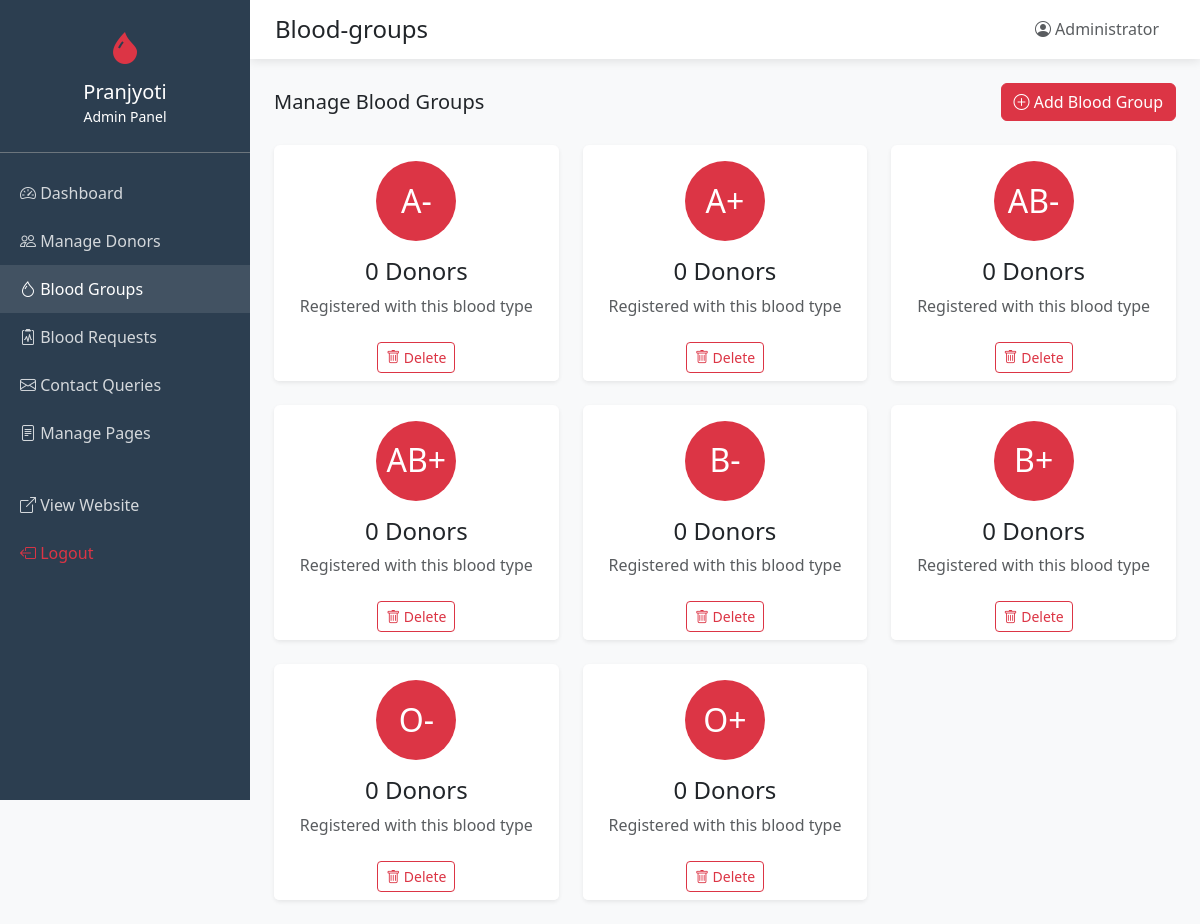
The app's page /admin/blood-groups.php (signed in) with its own data.
### tables this page shows
CREATE TABLE IF NOT EXISTS blood_groups (
    id INT AUTO_INCREMENT PRIMARY KEY,
    name VARCHAR(10) NOT NULL,
    created_at TIMESTAMP DEFAULT CURRENT_TIMESTAMP
);

### admin/blood-groups.php (the view, shortened to what this page needs)
<?php
require_once 'header.php';
$bloodGroups = $conn->query("SELECT bg.*, COUNT(d.id) as donor_count FROM blood_groups bg LEFT JOIN donors d ON bg.name = d.blood_group GROUP BY bg.id ORDER BY bg.name");
?>
<div class="d-flex justify-content-between align-items-center mb-4">
    <h5 class="mb-0">Manage Blood Groups</h5>
    <button class="btn btn-danger" data-bs-toggle="modal" data-bs-target="#addModal">
        <i class="bi bi-plus-circle"></i> Add Blood Group
    </button>
</div>
<div class="row g-4">
    <?php while ($group = $bloodGroups->fetch_assoc()): ?>
        <div class="col-md-6 col-lg-4">
            <div class="card border-0 shadow-sm h-100">
                <div class="card-body text-center">
                    <div class="bg-danger rounded-circle d-inline-flex align-items-center justify-content-center mb-3" style="width: 80px; height: 80px;">
                        <h2 class="text-white mb-0"><?php echo $group['name']; ?></h2>
                    </div>
                    <h4><?php echo $group['donor_count']; ?> Donors</h4>
                    <p class="text-muted mb-0">Registered with this blood type</p>
                </div>
                <div class="card-footer bg-white border-0 text-center">
                    <a href="?delete=<?php echo $group['id']; ?>" class="btn btn-outline-danger btn-sm" onclick="return confirm('Delete this blood group?')">
                        <i class="bi bi-trash"></i> Delete
                    </a>
                </div>
            </div>
        </div>
    <?php endwhile; ?>
</div>
<?php require_once 'footer.php'; ?>

### admin/header.php (style rules this page uses)
:root { --sidebar-width: 250px; }
body { background: #f8f9fa; }

### records on screen
blood_groups: name "A-", donor_count "0"
blood_groups: name "A+", donor_count "0"
blood_groups: name "AB-", donor_count "0"
blood_groups: name "AB+", donor_count "0"
blood_groups: name "B-", donor_count "0"
blood_groups: name "B+", donor_count "0"
blood_groups: name "O-", donor_count "0"
blood_groups: name "O+", donor_count "0"

### other values on screen
str_replace('.php', '', ucfirst($currentPage)) "Blood-groups"
$_SESSION['admin_name'] "Administrator"
